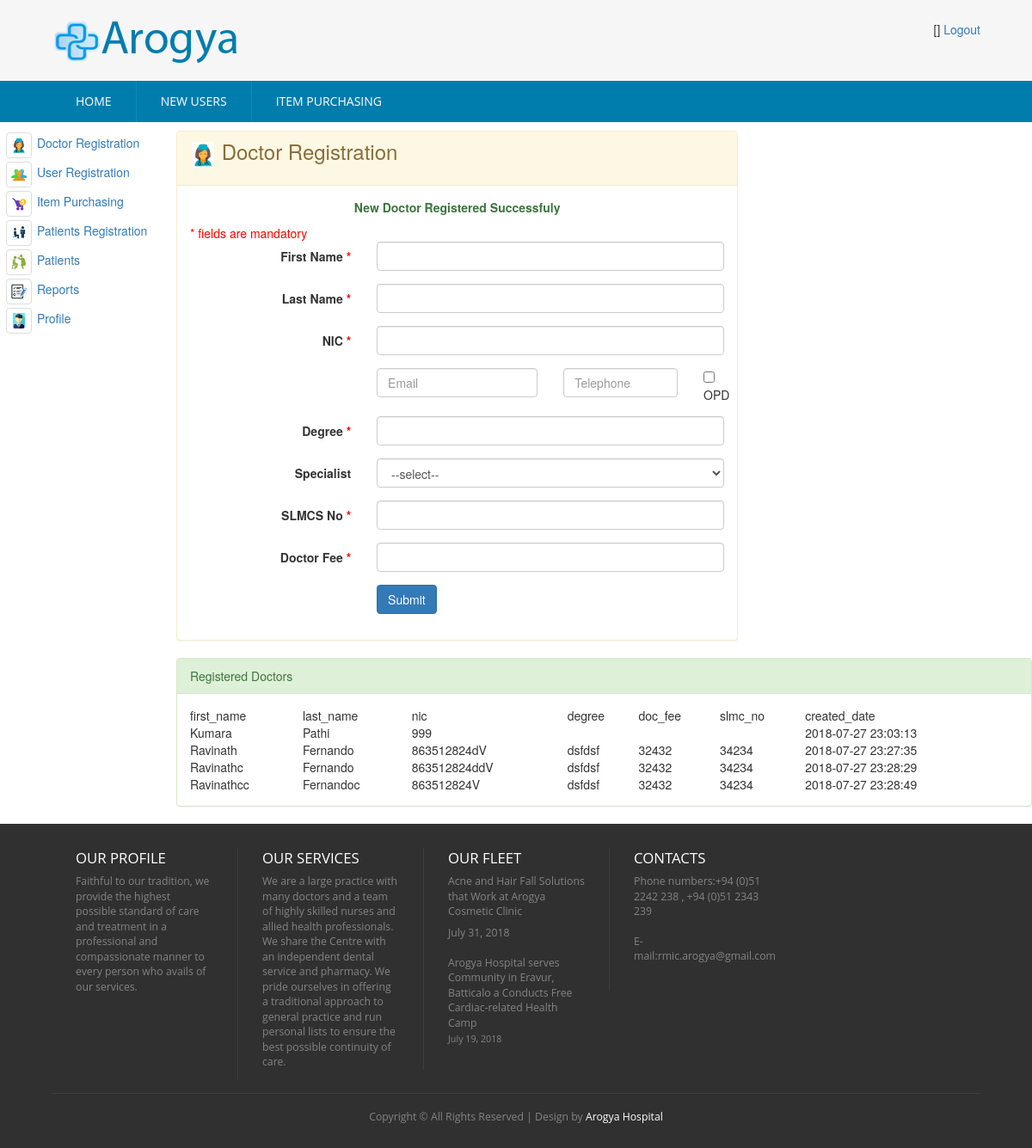
Before: /index.php/admin_controller/DoctorRegistration with the older database file.
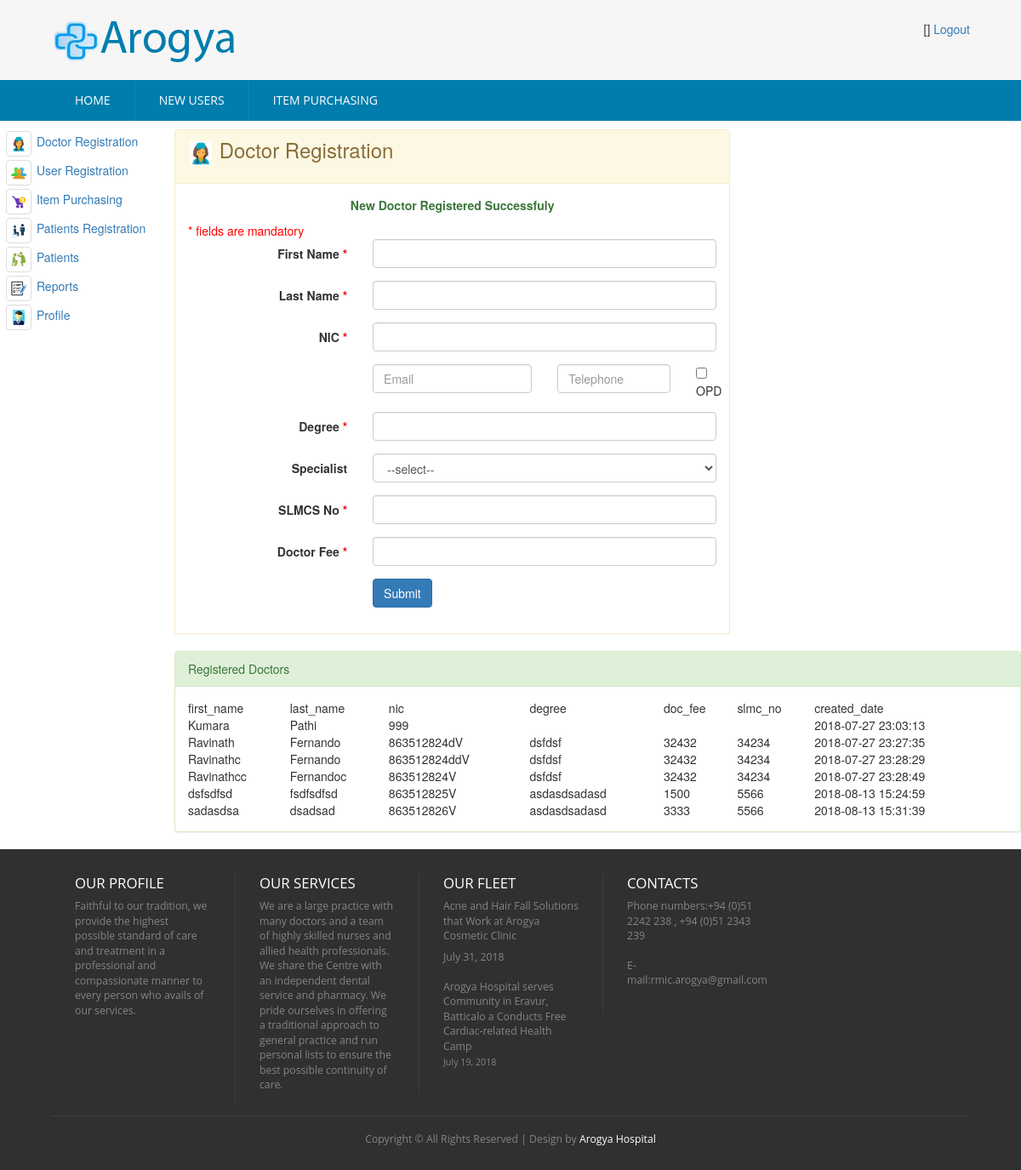
After: the same page with the newer database file.
### tables this page shows
CREATE TABLE `hms_doctor` (
  `id` int(5) NOT NULL AUTO_INCREMENT,
  `first_name` varchar(100) DEFAULT NULL,
  `last_name` varchar(100) DEFAULT NULL,
  `nic` varchar(12) DEFAULT NULL,
  `pword` text DEFAULT NULL,
  `email` varchar(50) DEFAULT NULL,
  `telephone` varchar(20) DEFAULT NULL,
  `degree` varchar(200) DEFAULT NULL,
  `specialist_id` int(5) DEFAULT NULL,
  `doc_fee` int(5) DEFAULT NULL,
  `slmc_no` varchar(20) DEFAULT NULL,
  `status_code` varchar(20) DEFAULT 'ACTIVE',
  `category` varchar(20) DEFAULT 'OPD',
  `created_date` timestamp NOT NULL DEFAULT current_timestamp(),
  `created_user` int(5) DEFAULT NULL,
  `user_role` varchar(20) DEFAULT 'DOCTOR',
  PRIMARY KEY (`id`)
);

### application/controllers/Admin_Controller.php (called while the page is built, shortened)
<?php
class Admin_Controller extends CI_Controller {
    public function DoctorRegistration() {
        $this->load->model(array('Doctor'));
        $doctor = new Doctor();
        $doctor->getPostData();
        $doctor->created_user = $this->session->userdata('userbean')->id;
        $db_error = $this->db->error();
        if (!empty($db_error)) {
            $data['msg'] = '<p class="text-error"> Invalid or duplicate entry found </p>';
        } else {
            $data['msg'] = '<p class="text-success">New registration has been successful, please login ,<br> Patient Reg No ' . $patient->id . ' </p>';
        }
        $doctor_list = $doctor->get();
        $data['doctor_list'] = $doctor_list;
        $data['msg'] = '<p class="text-success">New Doctor Registered Successfuly</p>';
        $this->load->view('admin/admin-doctor-registration', $data);
    }
}

### index.php (called while the page is built, shortened)
<?php
require_once BASEPATH.'core/CodeIgniter.php';

### application/core/my_model.php (called while the page is built, shortened)
<?php
class MY_Model extends CI_Model{
    private function insert(){
        $this->db->insert($this::DB_TABLE,$this);
    }
    public function get($limit=0,$offset = 0) {
        if($limit){
            $query = $this->db->get($this::DB_TABLE,$limit,$offset);
        }else{
            $query = $this->db->get($this::DB_TABLE);
        }
        $ret_val = array();
        foreach ($query->result() as $row) {
            $model = new $class;
            $model->populate($row);
            $ret_val[$row->{$this::DB_TABLE_PK}] = $model;
        }
        return $ret_val;
    }
}

### application/views/admin/admin-doctor-registration.php (the view, shortened to what the changed rows need)
<!DOCTYPE HTML>
<html>
    <head>
        <link href="<?php echo base_url('css/style.css'); ?>" rel="stylesheet" type="text/css"  media="all" />
        <link href="<?php echo base_url('css/bootstrap.css'); ?>" rel="stylesheet" type="text/css"/>
        <link rel="stylesheet" href="<?php echo base_url('css/responsiveslides.css') ?>">
    </head>
    <body>
        <div class="content">
            <div class="row">
                <div class="col-md-10">
                    <div class="panel panel-success">
                        <div class="panel-body">
                            <table id="example" class="display" cellspacing="0" width="100%">
                                <thead>
                                    <tr>
                                        <th>first_name</th>
                                        <th>last_name</th>
                                        <th>nic</th>
                                        <th>degree</th>
                                        <th>doc_fee</th>
                                        <th>slmc_no</th>
                                        <th>created_date</th>
                                    </tr>
                                </thead>
                                <tbody>
                                    <?php foreach ($doctor_list as $value) {
                                        ?>
                                        <tr>
                                            <td><?= $value->first_name ?></td>
                                            <td><?= $value->last_name ?></td>
                                            <td><?= $value->nic ?></td>
                                            <td><?= $value->degree ?></td>
                                            <td><?= $value->doc_fee ?></td>
                                            <td><?= $value->slmc_no ?></td>
                                            <td><?= $value->created_date ?></td>
                                        </tr>
                                        <?php
                                    }
                                    ?>
                                </tbody>
                            </table>
                            <link href="<?php echo base_url('css/jquery.dataTables.min.css'); ?>" rel="stylesheet" type="text/css"/>
                        </div>
                    </div>
                </div>
            </div>
        </div>
    </body>
</html>

Changed rows visible on the page:
added hms_doctor: first_name "dsfsdfsd", last_name "fsdfsdfsd", nic "863512825V", degree "asdasdsadasd", doc_fee "1500", slmc_no "5566", created_date "2018-08-13 15:24:59"
added hms_doctor: first_name "sadasdsa", last_name "dsadsad", nic "863512826V", degree "asdasdsadasd", doc_fee "3333", slmc_no "5566", created_date "2018-08-13 15:31:39"
